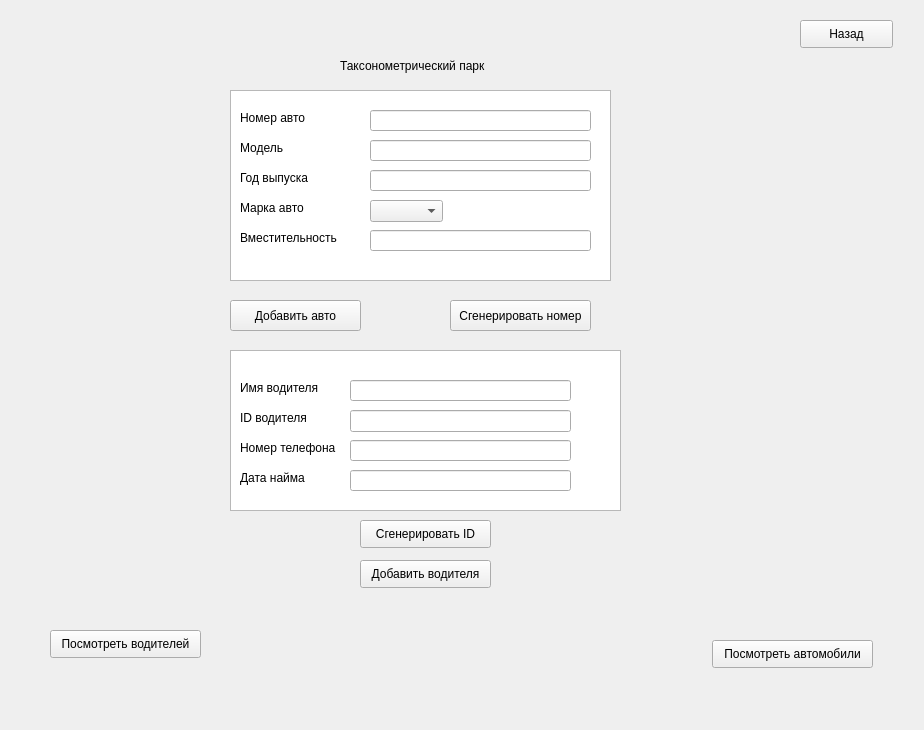
<?xml version="1.0" encoding="UTF-8"?>
<ui version="4.0">
 <class>Form</class>
 <widget class="QWidget" name="Form">
  <property name="geometry">
   <rect>
    <x>0</x>
    <y>0</y>
    <width>924</width>
    <height>730</height>
   </rect>
  </property>
  <property name="windowTitle">
   <string>Form</string>
  </property>
  <widget class="QLabel" name="label">
   <property name="geometry">
    <rect>
     <x>340</x>
     <y>40</y>
     <width>181</width>
     <height>51</height>
    </rect>
   </property>
   <property name="text">
    <string>Таксонометрический парк</string>
   </property>
  </widget>
  <widget class="QListView" name="listView">
   <property name="geometry">
    <rect>
     <x>230</x>
     <y>90</y>
     <width>381</width>
     <height>191</height>
    </rect>
   </property>
  </widget>
  <widget class="QPushButton" name="add_auto">
   <property name="geometry">
    <rect>
     <x>230</x>
     <y>300</y>
     <width>131</width>
     <height>31</height>
    </rect>
   </property>
   <property name="text">
    <string>Добавить авто</string>
   </property>
  </widget>
  <widget class="QLineEdit" name="lineEdit_number_auto">
   <property name="geometry">
    <rect>
     <x>370</x>
     <y>110</y>
     <width>221</width>
     <height>21</height>
    </rect>
   </property>
  </widget>
  <widget class="QLabel" name="label_num_auto">
   <property name="geometry">
    <rect>
     <x>240</x>
     <y>110</y>
     <width>81</width>
     <height>16</height>
    </rect>
   </property>
   <property name="text">
    <string>Номер авто</string>
   </property>
  </widget>
  <widget class="QLabel" name="label_model">
   <property name="geometry">
    <rect>
     <x>240</x>
     <y>140</y>
     <width>81</width>
     <height>16</height>
    </rect>
   </property>
   <property name="text">
    <string>Модель</string>
   </property>
  </widget>
  <widget class="QLineEdit" name="lineEdit_model">
   <property name="geometry">
    <rect>
     <x>370</x>
     <y>140</y>
     <width>221</width>
     <height>21</height>
    </rect>
   </property>
  </widget>
  <widget class="QLineEdit" name="lineEdit_year_edit">
   <property name="geometry">
    <rect>
     <x>370</x>
     <y>170</y>
     <width>221</width>
     <height>21</height>
    </rect>
   </property>
  </widget>
  <widget class="QLabel" name="label_year_edit">
   <property name="geometry">
    <rect>
     <x>240</x>
     <y>170</y>
     <width>81</width>
     <height>16</height>
    </rect>
   </property>
   <property name="text">
    <string>Год выпуска</string>
   </property>
  </widget>
  <widget class="QLabel" name="label_mark_auto">
   <property name="geometry">
    <rect>
     <x>240</x>
     <y>200</y>
     <width>81</width>
     <height>16</height>
    </rect>
   </property>
   <property name="text">
    <string>Марка авто</string>
   </property>
  </widget>
  <widget class="QLabel" name="capicaty">
   <property name="geometry">
    <rect>
     <x>240</x>
     <y>230</y>
     <width>111</width>
     <height>16</height>
    </rect>
   </property>
   <property name="text">
    <string>Вместительность</string>
   </property>
  </widget>
  <widget class="QComboBox" name="comboBox_mark_auto">
   <property name="geometry">
    <rect>
     <x>370</x>
     <y>200</y>
     <width>73</width>
     <height>22</height>
    </rect>
   </property>
  </widget>
  <widget class="QPushButton" name="add_driver">
   <property name="geometry">
    <rect>
     <x>360</x>
     <y>560</y>
     <width>131</width>
     <height>28</height>
    </rect>
   </property>
   <property name="text">
    <string>Добавить водителя</string>
   </property>
  </widget>
  <widget class="QLineEdit" name="lineEdit_capicaty">
   <property name="geometry">
    <rect>
     <x>370</x>
     <y>230</y>
     <width>221</width>
     <height>21</height>
    </rect>
   </property>
  </widget>
  <widget class="QListView" name="listView_2">
   <property name="geometry">
    <rect>
     <x>230</x>
     <y>350</y>
     <width>391</width>
     <height>161</height>
    </rect>
   </property>
  </widget>
  <widget class="QLabel" name="label_name">
   <property name="geometry">
    <rect>
     <x>240</x>
     <y>380</y>
     <width>81</width>
     <height>16</height>
    </rect>
   </property>
   <property name="text">
    <string>Имя водителя</string>
   </property>
  </widget>
  <widget class="QLabel" name="label_ID">
   <property name="geometry">
    <rect>
     <x>240</x>
     <y>410</y>
     <width>81</width>
     <height>16</height>
    </rect>
   </property>
   <property name="text">
    <string>ID водителя</string>
   </property>
  </widget>
  <widget class="QLabel" name="label_num_phone">
   <property name="geometry">
    <rect>
     <x>240</x>
     <y>440</y>
     <width>111</width>
     <height>16</height>
    </rect>
   </property>
   <property name="text">
    <string>Номер телефона</string>
   </property>
  </widget>
  <widget class="QLabel" name="label_date">
   <property name="geometry">
    <rect>
     <x>240</x>
     <y>470</y>
     <width>81</width>
     <height>16</height>
    </rect>
   </property>
   <property name="text">
    <string>Дата найма</string>
   </property>
  </widget>
  <widget class="QLineEdit" name="lineEdit_name">
   <property name="geometry">
    <rect>
     <x>350</x>
     <y>380</y>
     <width>221</width>
     <height>21</height>
    </rect>
   </property>
  </widget>
  <widget class="QLineEdit" name="lineEdit_number">
   <property name="geometry">
    <rect>
     <x>350</x>
     <y>440</y>
     <width>221</width>
     <height>21</height>
    </rect>
   </property>
  </widget>
  <widget class="QLineEdit" name="lineEdit_date">
   <property name="geometry">
    <rect>
     <x>350</x>
     <y>470</y>
     <width>221</width>
     <height>21</height>
    </rect>
   </property>
  </widget>
  <widget class="QPushButton" name="btn_generate_id">
   <property name="geometry">
    <rect>
     <x>360</x>
     <y>520</y>
     <width>131</width>
     <height>28</height>
    </rect>
   </property>
   <property name="text">
    <string>Сгенерировать ID</string>
   </property>
  </widget>
  <widget class="QLineEdit" name="lineEdit">
   <property name="geometry">
    <rect>
     <x>350</x>
     <y>410</y>
     <width>221</width>
     <height>22</height>
    </rect>
   </property>
   <property name="cursor">
    <cursorShape>SizeFDiagCursor</cursorShape>
   </property>
   <property name="contextMenuPolicy">
    <enum>Qt::ContextMenuPolicy::ActionsContextMenu</enum>
   </property>
   <property name="layoutDirection">
    <enum>Qt::LayoutDirection::LeftToRight</enum>
   </property>
   <property name="cursorPosition">
    <number>0</number>
   </property>
   <property name="readOnly">
    <bool>false</bool>
   </property>
  </widget>
  <widget class="QPushButton" name="pushButton_back">
   <property name="geometry">
    <rect>
     <x>800</x>
     <y>20</y>
     <width>93</width>
     <height>28</height>
    </rect>
   </property>
   <property name="text">
    <string>Назад</string>
   </property>
  </widget>
  <widget class="QPushButton" name="pushButton_2">
   <property name="geometry">
    <rect>
     <x>50</x>
     <y>630</y>
     <width>151</width>
     <height>28</height>
    </rect>
   </property>
   <property name="text">
    <string>Посмотреть водителей</string>
   </property>
  </widget>
  <widget class="QPushButton" name="pushButton_3">
   <property name="geometry">
    <rect>
     <x>712</x>
     <y>640</y>
     <width>161</width>
     <height>28</height>
    </rect>
   </property>
   <property name="text">
    <string>Посмотреть автомобили</string>
   </property>
  </widget>
  <widget class="QPushButton" name="btn_generate_number">
   <property name="geometry">
    <rect>
     <x>450</x>
     <y>300</y>
     <width>141</width>
     <height>31</height>
    </rect>
   </property>
   <property name="text">
    <string>Сгенерировать номер</string>
   </property>
  </widget>
 </widget>
 <resources/>
 <connections/>
</ui>
